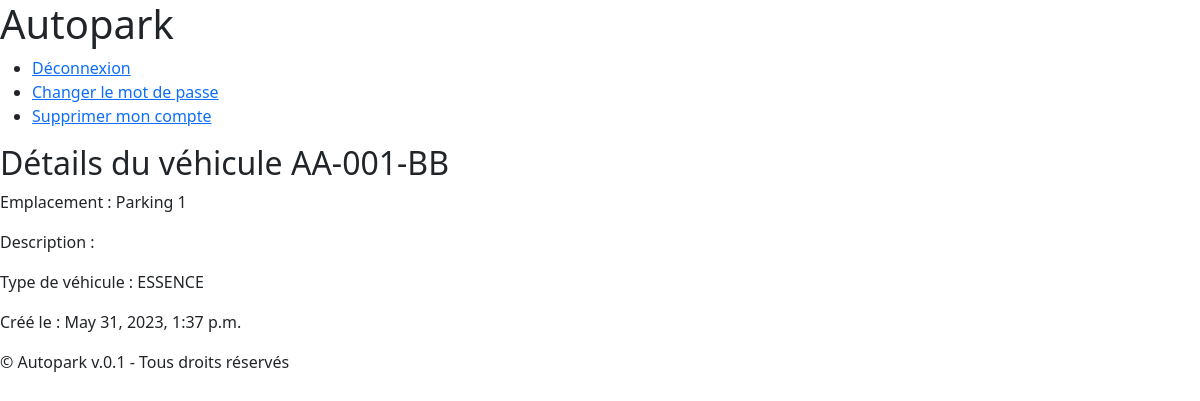
/autopark/1/details (signed in), run on the app's committed database.
### autopark/models.py (models this page shows, shortened)
class Vehicle(models.Model):
    class VehicleType(models.TextChoices):
        ELECTRIQUE = 'ELECTRIQUE'
        ESSENCE = 'ESSENCE'
        DIESEL = 'DIESEL'
    description = models.TextField(default="")
    number = models.CharField(
        max_length=9,
        validators=[
            RegexValidator(
                regex=r'^([A-Z]{2}-[0-9]{3}-[A-Z]{2})|([0-9]{1,4}[A-Z]{1,3}[0-9]{2})$',
                message='Invalid format'
            )
        ]
    )
    vehicle_type = models.CharField(
        max_length=15,
        choices=VehicleType.choices,
        default=VehicleType.ESSENCE
    )
    created_at = models.DateTimeField(auto_now_add=True)
    location = models.ForeignKey(Location, on_delete=models.SET_NULL, null=True, blank=True)
    last_maintenance_at = models.DateTimeField(null=True, blank=True)
    next_check_at = models.DateTimeField(null=True, blank=True)

class Location(models.Model):
    label = models.CharField(max_length=255)
    def __str__(self):
        return self.label
    class Meta:
        ordering = ['label']

### autopark/views.py (the view)
# urls.py: path("autopark/<int:pk>/details", VehicleDetailView.as_view(), name="vehicle_details"),
class VehicleDetailView(LoginRequiredMixin, DetailView):
    model = Vehicle
    template_name = 'vehicle_details.html'
    context_object_name = 'vehicle'

### autopark/templates/vehicle_details.html
{% extends 'base.html' %}
{% block content %}
<h2>Détails du véhicule {{vehicle.number}}</h2>
<p>Emplacement : {{ vehicle.location }}</p>
<p>Description : {{ vehicle.description }}</p>
<p>Type de véhicule : {{ vehicle.vehicle_type }}</p>
<p>Créé le : {{ vehicle.created_at }}</p>
{% endblock %}

### data on the page
Vehicle: number "AA-001-BB", location "Parking 1", vehicle_type "ESSENCE", created_at "May 31, 2023, 1:37 p.m."
